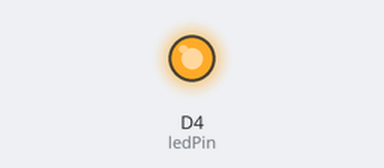
The sketch below on a simulated ESP8266 (NodeMCU). Parts: output pins drawn as LEDs (lit = HIGH).

Above: at 0.5 s.
At 5.0 s:
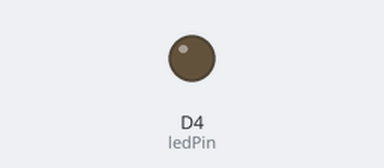
Timing chart, 0 to 6.9 s (numbered marks = the images above):
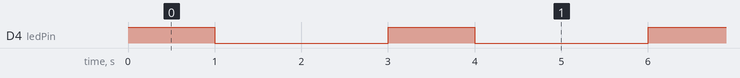

The sketch:

01_00_Led_Blink.ino
```cpp
#define ledPin D4

void setup()
{
  pinMode(ledPin, OUTPUT);
}

void loop()
{
  digitalWrite (ledPin, HIGH);
  delay(1000);
  digitalWrite (ledPin, LOW);
  delay(2000);
}
```

Measured:
- by itself, D4 (ledPin): alternates HIGH for 1.0 s and LOW for 2.0 s
